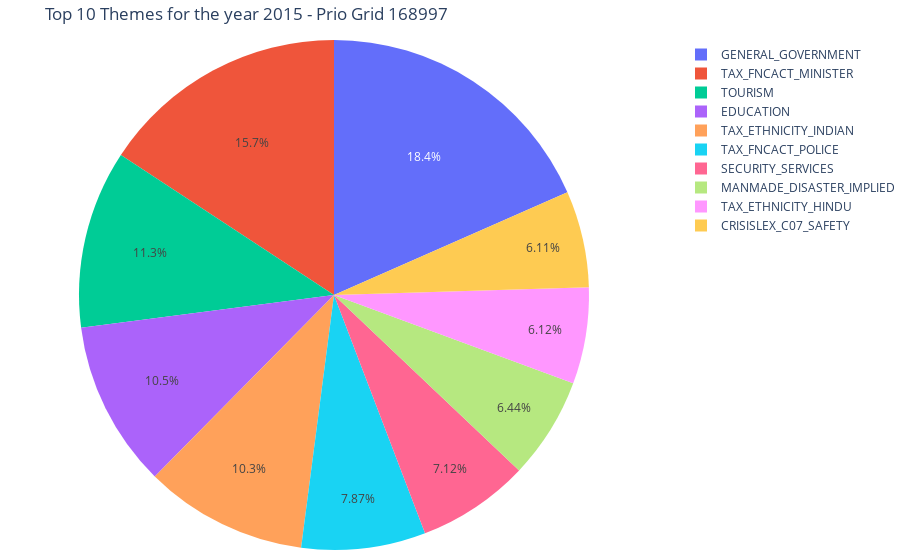
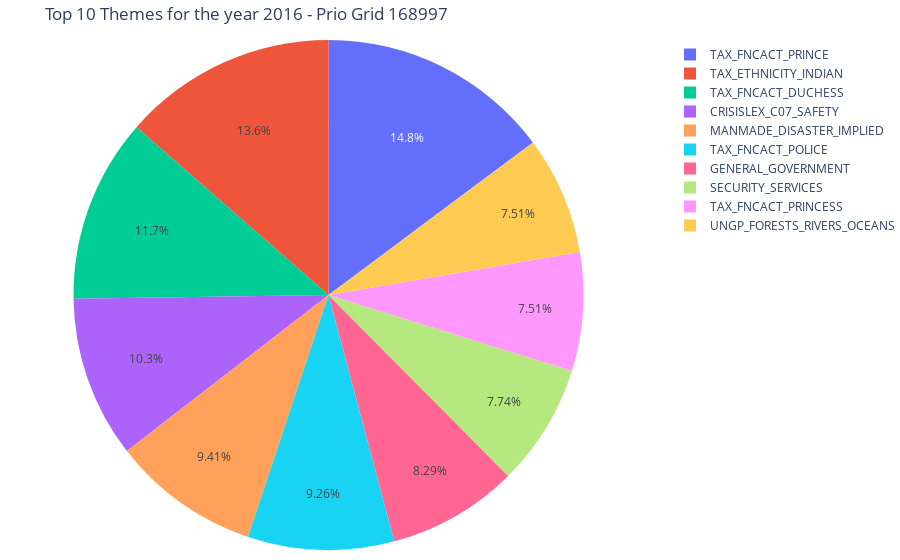
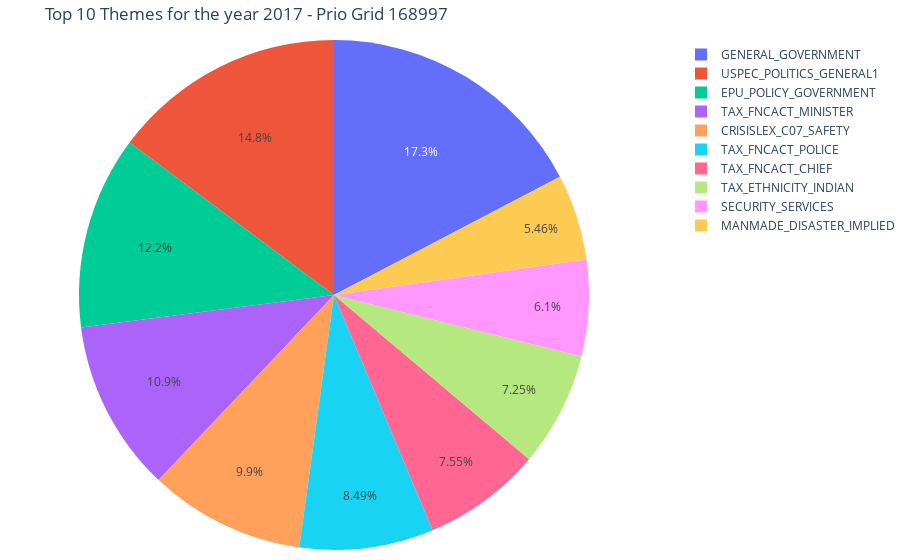
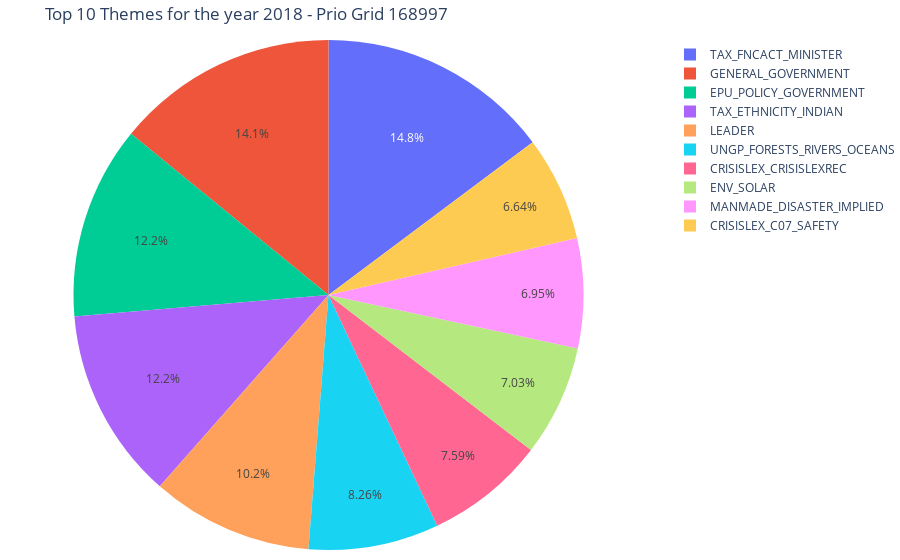

The notebook cell saved with these charts, in order:
### Code cell
for year in range(2015,2023):
    df_year = df_themes_grp[df_themes_grp['year'] == year]
#     plt.pie(sizes,labels=labels, startangle= 90,  autopct='%1.2f%%')
#     plt.title(f'Top 10 Themes for the year {year} - Prio Grid 168997')
#     plt.savefig(f"Top10Themes_168997_{year}.png")
#     plt.show()
    fig = px.pie(df_year, values='frequency', names='theme', title=f'Top 10 Themes for the year {year} - Prio Grid 168997')
    fig.update_layout(margin=dict(t=40, b=10, l=0, r=0))
    print()
    fig.write_image(f"Top10Themes_168997_{year}.png")
    fig.show()

### Figure 1 — Plotly figure (JSON) as saved in the notebook; plotly's stock layout.template omitted (floating-point values rounded to 4 significant figures)
{"data": [{"domain": {"x": [0, 1], "y": [0, 1]}, "hovertemplate": "theme=%{label}<br>frequency=%{value}<extra></extra>", "labels": ["GENERAL_GOVERNMENT", "TAX_FNCACT_MINISTER", "TOURISM", "EDUCATION", "TAX_ETHNICITY_INDIAN", "TAX_FNCACT_POLICE", "SECURITY_SERVICES", "MANMADE_DISASTER_IMPLIED", "TAX_ETHNICITY_HINDU", "CRISISLEX_C07_SAFETY"], "legendgroup": "", "name": "", "showlegend": true, "type": "pie", "values": [8892, 7609, 5459, 5096, 4998, 3802, 3440, 3111, 2957, 2950]}], "layout": {"autosize": true, "legend": {"tracegroupgap": 0}, "margin": {"b": 10, "l": 0, "r": 0, "t": 40}, "title": {"text": "Top 10 Themes for the year 2015 - Prio Grid 168997"}}}

### Figure 2 — Plotly figure (JSON) as saved in the notebook; plotly's stock layout.template omitted (floating-point values rounded to 4 significant figures)
{"data": [{"domain": {"x": [0, 1], "y": [0, 1]}, "hovertemplate": "theme=%{label}<br>frequency=%{value}<extra></extra>", "labels": ["TAX_FNCACT_PRINCE", "TAX_ETHNICITY_INDIAN", "TAX_FNCACT_DUCHESS", "CRISISLEX_C07_SAFETY", "MANMADE_DISASTER_IMPLIED", "TAX_FNCACT_POLICE", "GENERAL_GOVERNMENT", "SECURITY_SERVICES", "TAX_FNCACT_PRINCESS", "UNGP_FORESTS_RIVERS_OCEANS"], "legendgroup": "", "name": "", "showlegend": true, "type": "pie", "values": [15517, 14224, 12229, 10752, 9868, 9714, 8691, 8111, 7880, 7875]}], "layout": {"autosize": true, "legend": {"tracegroupgap": 0}, "margin": {"b": 10, "l": 0, "r": 0, "t": 40}, "title": {"text": "Top 10 Themes for the year 2016 - Prio Grid 168997"}}}

### Figure 3 — Plotly figure (JSON) as saved in the notebook; plotly's stock layout.template omitted (floating-point values rounded to 4 significant figures)
{"data": [{"domain": {"x": [0, 1], "y": [0, 1]}, "hovertemplate": "theme=%{label}<br>frequency=%{value}<extra></extra>", "labels": ["GENERAL_GOVERNMENT", "USPEC_POLITICS_GENERAL1", "EPU_POLICY_GOVERNMENT", "TAX_FNCACT_MINISTER", "CRISISLEX_C07_SAFETY", "TAX_FNCACT_POLICE", "TAX_FNCACT_CHIEF", "TAX_ETHNICITY_INDIAN", "SECURITY_SERVICES", "MANMADE_DISASTER_IMPLIED"], "legendgroup": "", "name": "", "showlegend": true, "type": "pie", "values": [18777, 16045, 13251, 11809, 10728, 9207, 8183, 7859, 6606, 5918]}], "layout": {"autosize": true, "legend": {"tracegroupgap": 0}, "margin": {"b": 10, "l": 0, "r": 0, "t": 40}, "title": {"text": "Top 10 Themes for the year 2017 - Prio Grid 168997"}}}

### Figure 4 — Plotly figure (JSON) as saved in the notebook; plotly's stock layout.template omitted (floating-point values rounded to 4 significant figures)
{"data": [{"domain": {"x": [0, 1], "y": [0, 1]}, "hovertemplate": "theme=%{label}<br>frequency=%{value}<extra></extra>", "labels": ["TAX_FNCACT_MINISTER", "GENERAL_GOVERNMENT", "EPU_POLICY_GOVERNMENT", "TAX_ETHNICITY_INDIAN", "LEADER", "UNGP_FORESTS_RIVERS_OCEANS", "CRISISLEX_CRISISLEXREC", "ENV_SOLAR", "MANMADE_DISASTER_IMPLIED", "CRISISLEX_C07_SAFETY"], "legendgroup": "", "name": "", "showlegend": true, "type": "pie", "values": [12622, 12044, 10466, 10382, 8757, 7061, 6485, 6010, 5937, 5675]}], "layout": {"autosize": true, "legend": {"tracegroupgap": 0}, "margin": {"b": 10, "l": 0, "r": 0, "t": 40}, "title": {"text": "Top 10 Themes for the year 2018 - Prio Grid 168997"}}}
